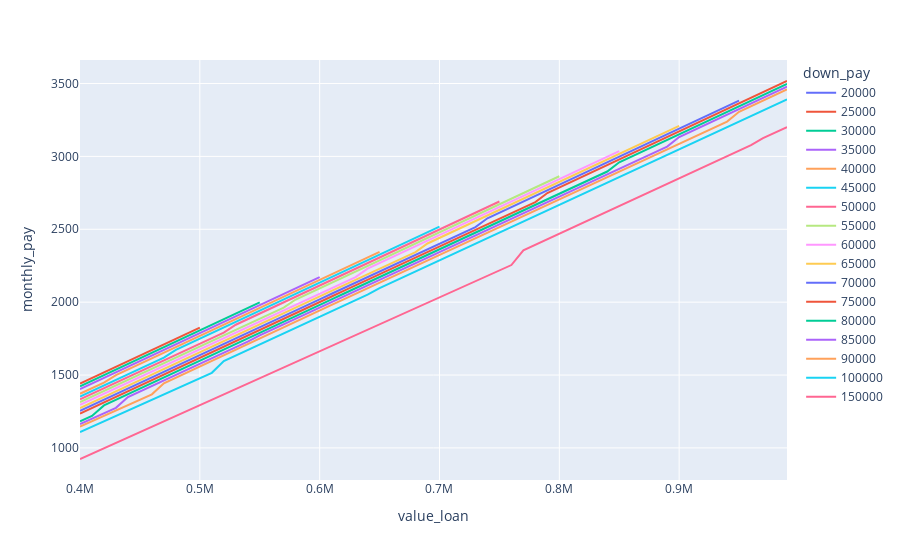

Notebook code cell kept with this figure:
### Markdown cell above
## Monthly Cost

### Code cell
Mort.plot_x_value_loan("monthly_pay", "down_pay")
